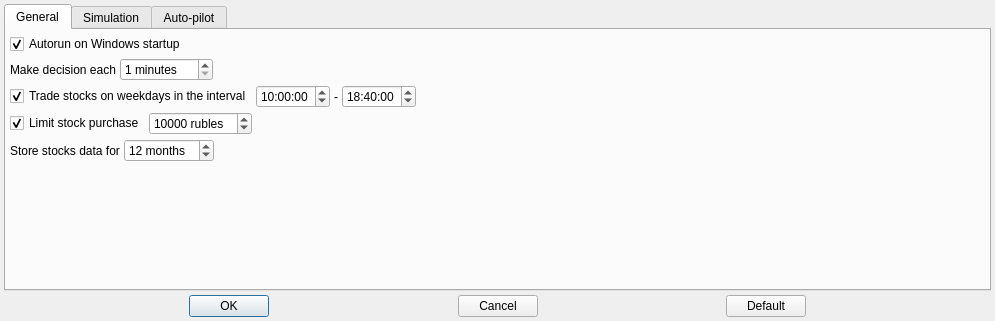
<?xml version="1.0" encoding="UTF-8"?>
<ui version="4.0">
 <class>SettingsDialog</class>
 <widget class="QDialog" name="SettingsDialog">
  <property name="geometry">
   <rect>
    <x>0</x>
    <y>0</y>
    <width>995</width>
    <height>321</height>
   </rect>
  </property>
  <property name="windowTitle">
   <string>Settings</string>
  </property>
  <layout class="QVBoxLayout" name="verticalLayout">
   <property name="spacing">
    <number>4</number>
   </property>
   <property name="leftMargin">
    <number>4</number>
   </property>
   <property name="topMargin">
    <number>4</number>
   </property>
   <property name="rightMargin">
    <number>4</number>
   </property>
   <property name="bottomMargin">
    <number>4</number>
   </property>
   <item>
    <widget class="QTabWidget" name="mainTabWidget">
     <property name="currentIndex">
      <number>0</number>
     </property>
     <widget class="QWidget" name="generalTab">
      <attribute name="title">
       <string>General</string>
      </attribute>
      <layout class="QVBoxLayout" name="verticalLayout_2">
       <property name="spacing">
        <number>4</number>
       </property>
       <property name="leftMargin">
        <number>4</number>
       </property>
       <property name="topMargin">
        <number>4</number>
       </property>
       <property name="rightMargin">
        <number>4</number>
       </property>
       <property name="bottomMargin">
        <number>4</number>
       </property>
       <item>
        <widget class="QCheckBox" name="autorunCheckBox">
         <property name="text">
          <string>Autorun on Windows startup</string>
         </property>
         <property name="checked">
          <bool>true</bool>
         </property>
        </widget>
       </item>
       <item>
        <layout class="QHBoxLayout" name="horizontalLayout_2">
         <property name="spacing">
          <number>4</number>
         </property>
         <item>
          <widget class="QLabel" name="label">
           <property name="text">
            <string>Make decision each</string>
           </property>
          </widget>
         </item>
         <item>
          <widget class="QSpinBox" name="makeDecisionTimeoutSpinBox">
           <property name="suffix">
            <string> minutes</string>
           </property>
           <property name="minimum">
            <number>1</number>
           </property>
           <property name="maximum">
            <number>300</number>
           </property>
          </widget>
         </item>
         <item>
          <spacer name="horizontalSpacer_4">
           <property name="orientation">
            <enum>Qt::Orientation::Horizontal</enum>
           </property>
           <property name="sizeHint" stdset="0">
            <size>
             <width>40</width>
             <height>20</height>
            </size>
           </property>
          </spacer>
         </item>
        </layout>
       </item>
       <item>
        <layout class="QHBoxLayout" name="horizontalLayout_3">
         <property name="spacing">
          <number>4</number>
         </property>
         <item>
          <widget class="QCheckBox" name="useScheduleCheckBox">
           <property name="text">
            <string>Trade stocks on weekdays in the interval</string>
           </property>
           <property name="checked">
            <bool>true</bool>
           </property>
          </widget>
         </item>
         <item>
          <widget class="QTimeEdit" name="scheduleStartTimeEdit">
           <property name="time">
            <time>
             <hour>10</hour>
             <minute>0</minute>
             <second>0</second>
            </time>
           </property>
          </widget>
         </item>
         <item>
          <widget class="QLabel" name="label_3">
           <property name="text">
            <string notr="true">-</string>
           </property>
          </widget>
         </item>
         <item>
          <widget class="QTimeEdit" name="scheduleEndTimeEdit">
           <property name="time">
            <time>
             <hour>18</hour>
             <minute>40</minute>
             <second>0</second>
            </time>
           </property>
          </widget>
         </item>
         <item>
          <spacer name="horizontalSpacer_5">
           <property name="orientation">
            <enum>Qt::Orientation::Horizontal</enum>
           </property>
           <property name="sizeHint" stdset="0">
            <size>
             <width>40</width>
             <height>20</height>
            </size>
           </property>
          </spacer>
         </item>
        </layout>
       </item>
       <item>
        <layout class="QHBoxLayout" name="horizontalLayout_7">
         <property name="spacing">
          <number>4</number>
         </property>
         <item>
          <widget class="QCheckBox" name="limitStockPurchaseCheckBox">
           <property name="text">
            <string>Limit stock purchase</string>
           </property>
           <property name="checked">
            <bool>true</bool>
           </property>
          </widget>
         </item>
         <item>
          <widget class="QSpinBox" name="amountOfStockPurchaseSpinBox">
           <property name="suffix">
            <string> rubles</string>
           </property>
           <property name="minimum">
            <number>1</number>
           </property>
           <property name="maximum">
            <number>100000000</number>
           </property>
           <property name="value">
            <number>10000</number>
           </property>
          </widget>
         </item>
         <item>
          <spacer name="horizontalSpacer_10">
           <property name="orientation">
            <enum>Qt::Orientation::Horizontal</enum>
           </property>
           <property name="sizeHint" stdset="0">
            <size>
             <width>40</width>
             <height>20</height>
            </size>
           </property>
          </spacer>
         </item>
        </layout>
       </item>
       <item>
        <layout class="QHBoxLayout" name="horizontalLayout_8">
         <property name="spacing">
          <number>4</number>
         </property>
         <item>
          <widget class="QLabel" name="label_2">
           <property name="text">
            <string>Store stocks data for</string>
           </property>
          </widget>
         </item>
         <item>
          <widget class="QSpinBox" name="storageMonthLimitSpinBox">
           <property name="suffix">
            <string> months</string>
           </property>
           <property name="minimum">
            <number>1</number>
           </property>
           <property name="maximum">
            <number>120</number>
           </property>
           <property name="value">
            <number>12</number>
           </property>
          </widget>
         </item>
         <item>
          <spacer name="horizontalSpacer_11">
           <property name="orientation">
            <enum>Qt::Orientation::Horizontal</enum>
           </property>
           <property name="sizeHint" stdset="0">
            <size>
             <width>40</width>
             <height>20</height>
            </size>
           </property>
          </spacer>
         </item>
        </layout>
       </item>
       <item>
        <spacer name="verticalSpacer">
         <property name="orientation">
          <enum>Qt::Orientation::Vertical</enum>
         </property>
         <property name="sizeHint" stdset="0">
          <size>
           <width>20</width>
           <height>40</height>
          </size>
         </property>
        </spacer>
       </item>
      </layout>
     </widget>
     <widget class="QWidget" name="simulationTab">
      <attribute name="title">
       <string>Simulation</string>
      </attribute>
      <layout class="QVBoxLayout" name="verticalLayout_3">
       <property name="spacing">
        <number>4</number>
       </property>
       <property name="leftMargin">
        <number>4</number>
       </property>
       <property name="topMargin">
        <number>4</number>
       </property>
       <property name="rightMargin">
        <number>4</number>
       </property>
       <property name="bottomMargin">
        <number>4</number>
       </property>
       <item>
        <widget class="QCheckBox" name="simulatorConfigCommonCheckBox">
         <property name="text">
          <string>Use the same config for simulator and auto-pilot</string>
         </property>
        </widget>
       </item>
       <item>
        <layout class="QVBoxLayout" name="layoutForSimulatorConfigWidget">
         <property name="spacing">
          <number>4</number>
         </property>
        </layout>
       </item>
      </layout>
     </widget>
     <widget class="QWidget" name="autoPilotTab">
      <attribute name="title">
       <string>Auto-pilot</string>
      </attribute>
      <layout class="QVBoxLayout" name="verticalLayout_4">
       <property name="spacing">
        <number>4</number>
       </property>
       <property name="leftMargin">
        <number>4</number>
       </property>
       <property name="topMargin">
        <number>4</number>
       </property>
       <property name="rightMargin">
        <number>4</number>
       </property>
       <property name="bottomMargin">
        <number>4</number>
       </property>
       <item>
        <widget class="QCheckBox" name="autoPilotConfigCommonCheckBox">
         <property name="text">
          <string>Use the same config for simulator and auto-pilot</string>
         </property>
        </widget>
       </item>
       <item>
        <layout class="QVBoxLayout" name="layoutForAutoPilotConfigWidget">
         <property name="spacing">
          <number>4</number>
         </property>
        </layout>
       </item>
      </layout>
     </widget>
    </widget>
   </item>
   <item>
    <layout class="QHBoxLayout" name="horizontalLayout">
     <property name="spacing">
      <number>4</number>
     </property>
     <item>
      <spacer name="horizontalSpacer">
       <property name="orientation">
        <enum>Qt::Orientation::Horizontal</enum>
       </property>
       <property name="sizeHint" stdset="0">
        <size>
         <width>40</width>
         <height>20</height>
        </size>
       </property>
      </spacer>
     </item>
     <item>
      <widget class="QPushButton" name="okButton">
       <property name="text">
        <string>OK</string>
       </property>
       <property name="default">
        <bool>true</bool>
       </property>
      </widget>
     </item>
     <item>
      <spacer name="horizontalSpacer_2">
       <property name="orientation">
        <enum>Qt::Orientation::Horizontal</enum>
       </property>
       <property name="sizeHint" stdset="0">
        <size>
         <width>40</width>
         <height>20</height>
        </size>
       </property>
      </spacer>
     </item>
     <item>
      <widget class="QPushButton" name="cancelButton">
       <property name="text">
        <string>Cancel</string>
       </property>
      </widget>
     </item>
     <item>
      <spacer name="horizontalSpacer_3">
       <property name="orientation">
        <enum>Qt::Orientation::Horizontal</enum>
       </property>
       <property name="sizeHint" stdset="0">
        <size>
         <width>40</width>
         <height>20</height>
        </size>
       </property>
      </spacer>
     </item>
     <item>
      <widget class="QPushButton" name="defaultButton">
       <property name="text">
        <string>Default</string>
       </property>
      </widget>
     </item>
     <item>
      <spacer name="horizontalSpacer_6">
       <property name="orientation">
        <enum>Qt::Orientation::Horizontal</enum>
       </property>
       <property name="sizeHint" stdset="0">
        <size>
         <width>40</width>
         <height>20</height>
        </size>
       </property>
      </spacer>
     </item>
    </layout>
   </item>
  </layout>
 </widget>
 <resources/>
 <connections/>
</ui>
